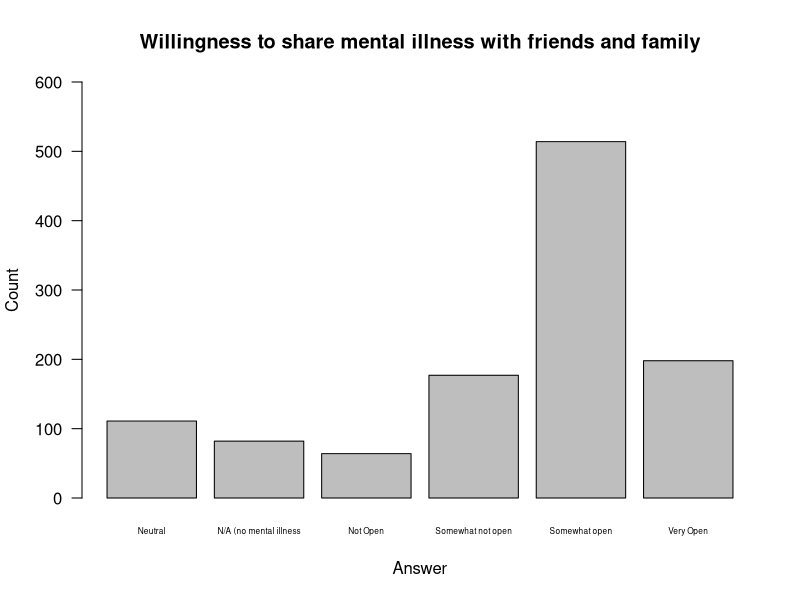
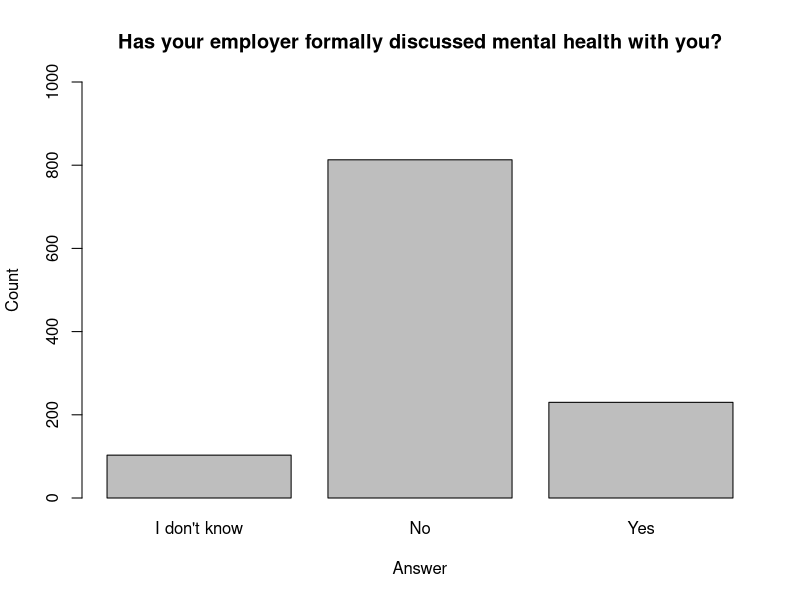
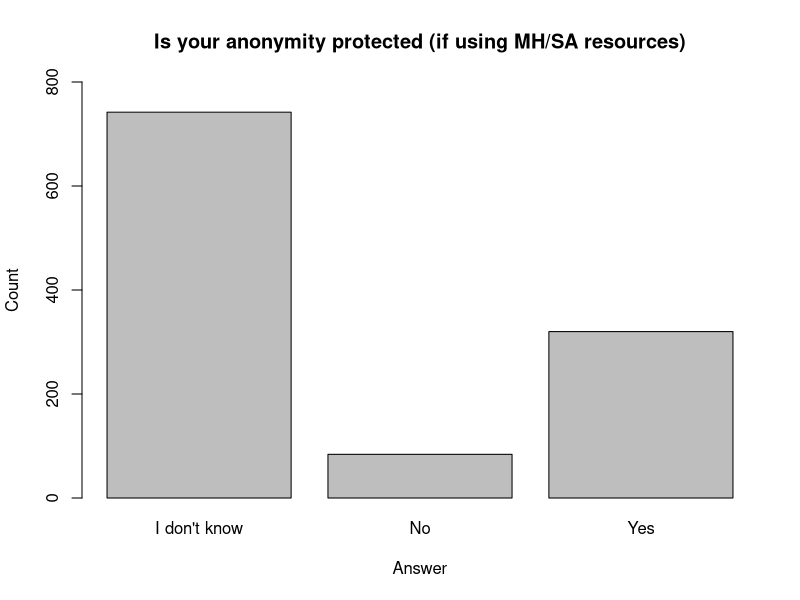
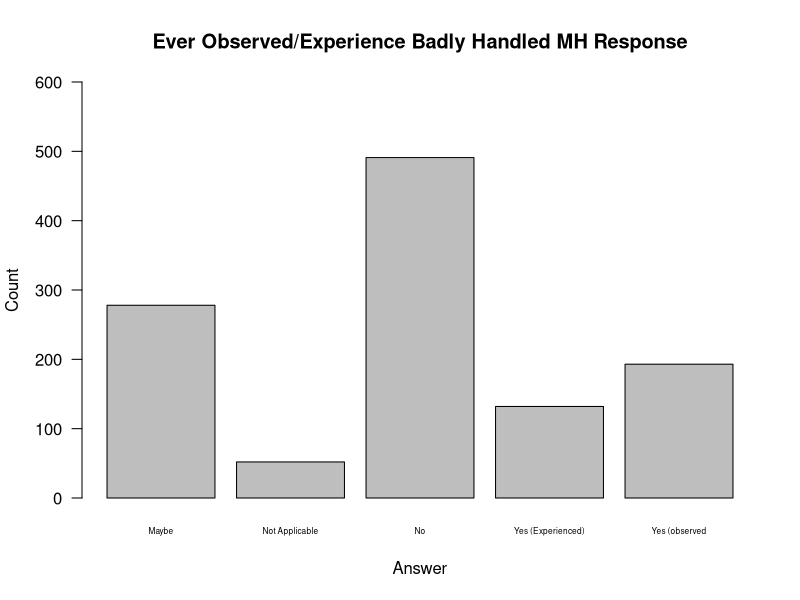
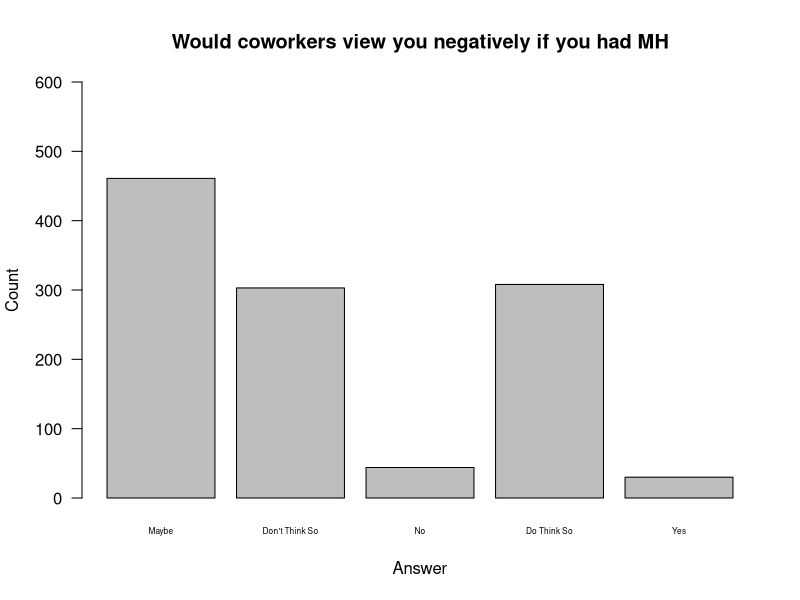
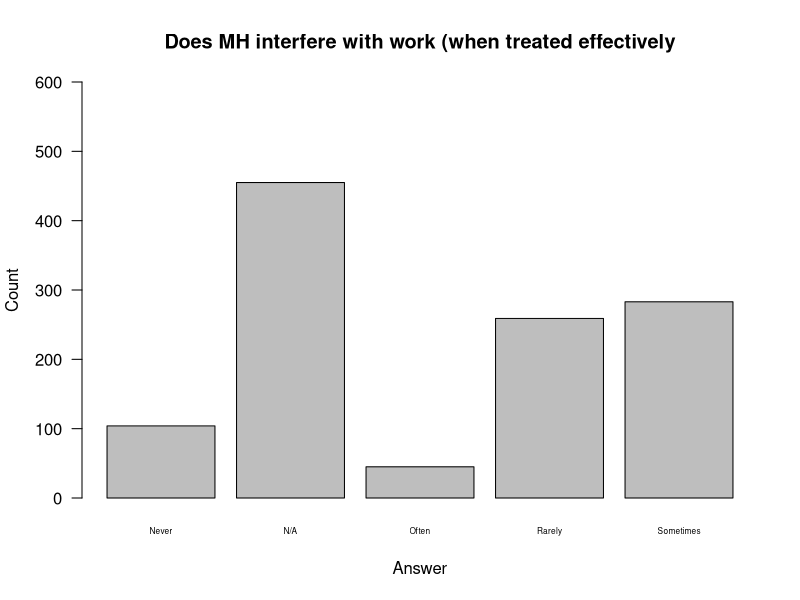
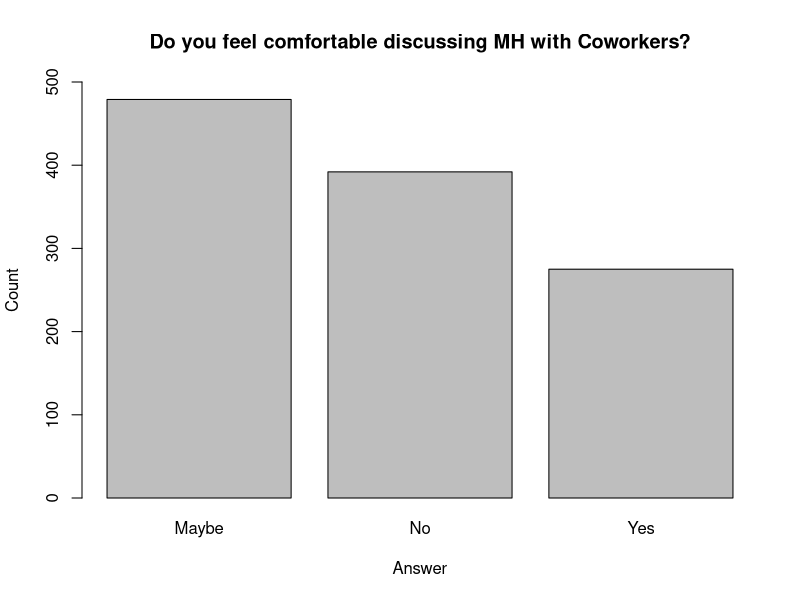

The R source for these figures, in order:
mental <- read.csv("mentalsurvey_clean.csv")

#Do a table showing answers to question: "How many employees does your company or organization have"
table(mental$How.many.employees.does.your.company.or.organization.have)

#Do a table showing answers to question: "How willing would you be to share with friends and family that you have a mental illness?"
table(mental$How.willing.would.you.be.to.share.with.friends.and.family.that.you.have.a.mental.illness.)
#Do a barplot showing answers to question: ""How willing would you be to share with friends and family that you have a mental illness?"
barplot(table(mental$How.willing.would.you.be.to.share.with.friends.and.family.that.you.have.a.mental.illness.), main = "Willingness to share mental illness with friends and family", names.arg=c("Neutral", "N/A (no mental illness", "Not Open", "Somewhat not open", "Somewhat open", "Very Open"), xlab = "Answer", ylab = "Count", ylim=c(0,600), las = 1, cex.names=0.5)

#Do a table showing answers to question: "Has your employer ever formally discussed mental health (for example, as part of a wellness campaign or other official communication)?"
table(mental$Has.your.employer.ever.formally.discussed.mental.health..for.example..as.part.of.a.wellness.campaign.or.other.official.communication..)
#Do a barplot showing answers to question: "Has your employer ever formally discussed mental health (for example, as part of a wellness campaign or other official communication)?"
barplot(table(mental$Has.your.employer.ever.formally.discussed.mental.health..for.example..as.part.of.a.wellness.campaign.or.other.official.communication..), main = "Has your employer formally discussed mental health with you?", xlab = "Answer", ylab = "Count", ylim=c(0,1000))

#Do a table showing answers to question: "Is your anonymity protected if you choose to take advantage of mental health or substance abuse treatment resources provided by your employer?"
table(mental$Is.your.anonymity.protected.if.you.choose.to.take.advantage.of.mental.health.or.substance.abuse.treatment.resources.provided.by.your.employer.)
#Do a barplot showing answers to question: "Is your anonymity protected if you choose to take advantage of mental health or substance abuse treatment resources provided by your employer?"
barplot(table(mental$Is.your.anonymity.protected.if.you.choose.to.take.advantage.of.mental.health.or.substance.abuse.treatment.resources.provided.by.your.employer.), main = "Is your anonymity protected (if using MH/SA resources)", xlab = "Answer", ylab = "Count", ylim=c(0,800))

#Do a table showing answers to question: "Have you observed or experienced an unsupportive or badly handled response to a mental health issue in your current or previous workplace?"
table(mental$Have.you.observed.or.experienced.an.unsupportive.or.badly.handled.response.to.a.mental.health.issue.in.your.current.or.previous.workplace.)
#Do a barplot showing answers to question: "Have you observed or experienced an unsupportive or badly handled response to a mental health issue in your current or previous workplace?"
barplot(table(mental$Have.you.observed.or.experienced.an.unsupportive.or.badly.handled.response.to.a.mental.health.issue.in.your.current.or.previous.workplace.), main = "Ever Observed/Experience Badly Handled MH Response", names.arg=c("Maybe", "Not Applicable", "No", "Yes (Experienced)", "Yes (observed"), xlab = "Answer", ylab = "Count", ylim=c(0,600), las = 1, cex.names=0.5)

#Do a table showing answers to question: "Do you think that team members/co-workers would view you more negatively if they knew you suffered from a mental health issue?"
table(mental$Do.you.think.that.team.members.co.workers.would.view.you.more.negatively.if.they.knew.you.suffered.from.a.mental.health.issue.)
#Do a barplot showing answers to question: "Do you think that team members/co-workers would view you more negatively if they knew you suffered from a mental health issue?"
barplot(table(mental$Do.you.think.that.team.members.co.workers.would.view.you.more.negatively.if.they.knew.you.suffered.from.a.mental.health.issue.), main = "Would coworkers view you negatively if you had MH", names.arg=c("Maybe", "Don't Think So", "No", "Do Think So", "Yes"), xlab = "Answer", ylab = "Count", ylim=c(0,600), las = 1.5, cex.names=0.5)

#Do a table showing answers to quetsion: "If you have a mental health issue, do you feel that it interferes with your work when being treated effectively?"
table(mental$If.you.have.a.mental.health.issue..do.you.feel.that.it.interferes.with.your.work.when.being.treated.effectively.)
#Do a barplot showing answers to quetsion: "If you have a mental health issue, do you feel that it interferes with your work when being treated effectively?"
barplot(table(mental$If.you.have.a.mental.health.issue..do.you.feel.that.it.interferes.with.your.work.when.being.treated.effectively.), main = "Does MH interfere with work (when treated effectively", names.arg=c("Never", "N/A", "Often", "Rarely", "Sometimes"), xlab = "Answer", ylab = "Count", ylim=c(0,600), las = 1.5, cex.names=0.5)

#Do a table showing answers to question: "Would you feel comfortable discussing a mental health disorder with your coworkers?"
table(mental$Would.you.feel.comfortable.discussing.a.mental.health.disorder.with.your.coworkers.)
#Do a barplot showing answers to question: "Would you feel comfortable discussing a mental health disorder with your coworkers?"
barplot(table(mental$Would.you.feel.comfortable.discussing.a.mental.health.disorder.with.your.coworkers.), main = "Do you feel comfortable discussing MH with Coworkers?", xlab = "Answer", ylab = "Count", ylim=c(0,500))

#COMPANY SIZE AND PROVISION OF BENEFITS

#Do a crosstab table showing provision of health benefits by company size
table(mental$How.many.employees.does.your.company.or.organization.have., mental$Does.your.employer.provide.mental.health.benefits.as.part.of.healthcare.coverage.)

#Do a crosstab table showing whether employers discuss MH by company size
table(mental$How.many.employees.does.your.company.or.organization.have., mental$Has.your.employer.ever.formally.discussed.mental.health..for.example..as.part.of.a.wellness.campaign.or.other.official.communication..)

#Do a crosstab table showing whether employers provide other resources by company size
table(mental$How.many.employees.does.your.company.or.organization.have., mental$Does.your.employer.offer.resources.to.learn.more.about.mental.health.concerns.and.options.for.seeking.help.)


#POSSIBLE FACTORS IN WHETHER EMPLOYEE FEELS ASKING FOR LEAVE WOULD BE DIFFICULT

#Answers by Gender (crosstab table)
ELDbG <- table(mental$If.a.mental.health.issue.prompted.you.to.request.a.medical.leave.from.work..asking.for.that.leave.would.be., mental$gender)
ELDbG
#Proportions (as column percentages)
prop.table(ELDbG, 2)
#Chi-Squared (We get a warning that the approximation may be incorrect, likely b/c the other values are small)
chisq.test(ELDbG)

#Answers by Company Size (crosstab table)
ELDbCS <- table(mental$If.a.mental.health.issue.prompted.you.to.request.a.medical.leave.from.work..asking.for.that.leave.would.be., mental$How.many.employees.does.your.company.or.organization.have.)
ELDbCS
#Proportions (as column percentages)
prop.table(ELDbCS, 2)
#Chi-Squared (Small P Value)
chisq.test(ELDbCS)

#Answers by Mental Health Benefit Provision (crosstab table)
ELDbMHB <- table(mental$If.a.mental.health.issue.prompted.you.to.request.a.medical.leave.from.work..asking.for.that.leave.would.be., mental$Does.your.employer.provide.mental.health.benefits.as.part.of.healthcare.coverage.)
ELDbMHB
#Proportions (as column percentages)
prop.table(ELDbMHB, 2)
#Chi-Squared (Small P Value)
chisq.test(ELDbMHB)

#Answers by If Employer Discussed Mental Health (crosstab table)
ELDbEDM <- table(mental$If.a.mental.health.issue.prompted.you.to.request.a.medical.leave.from.work..asking.for.that.leave.would.be., mental$Has.your.employer.ever.formally.discussed.mental.health..for.example..as.part.of.a.wellness.campaign.or.other.official.communication..)
ELDbEDM
#Proportions (as column percentages)
prop.table(ELDbEDM, 2)
#Chi-Squared (Relatively small p value, but we might want to set it at p=01 for chi-squared)
chisq.test(ELDbEDM)

#Answers by If Employer Offers Other Resources (crosstab table)
ELDbEOR <- table(mental$If.a.mental.health.issue.prompted.you.to.request.a.medical.leave.from.work..asking.for.that.leave.would.be., mental$Does.your.employer.offer.resources.to.learn.more.about.mental.health.concerns.and.options.for.seeking.help.)
ELDbEOR
#Proportions (as column percentages)
prop.table(ELDbEOR, 2)
#Chi-Squared (Small p value)
chisq.test(ELDbEOR)

#Answers by Experience With Poor Response (crosstab table)
ELDbPR <- table(mental$If.a.mental.health.issue.prompted.you.to.request.a.medical.leave.from.work..asking.for.that.leave.would.be., mental$Have.you.observed.or.experienced.an.unsupportive.or.badly.handled.response.to.a.mental.health.issue.in.your.current.or.previous.workplace.)
ELDbPR
#Proportions (as column percentages)
prop.table(ELDbPR, 2)
#Chi-Squared (Small p value)
chisq.test(ELDbPR)


#POSSIBLE FACTORS IN COMFORT WITH DISCUSSING MH WITH SUPERVISORS

#Answers by Gender (Counts)
MHbG <- table(mental$Would.you.feel.comfortable.discussing.a.mental.health.disorder.with.your.direct.supervisor.s.., mental$gender)
MHbG
#Proportions (as column percentages)
prop.table(MHbG, 2)
#Chi-Squared (the p value is very large, which indicates that differences among genders is probably not significant)
chisq.test(MHbG)

#Answers by Company Size (crosstab table)
MHbCS <- table(mental$Would.you.feel.comfortable.discussing.a.mental.health.disorder.with.your.direct.supervisor.s.., mental$How.many.employees.does.your.company.or.organization.have.)
MHbCS
#Proportions (as column percentages)
prop.table(MHbCS, 2)
#Chi-Squared (the p value is just over .05 which means it is probably not significant)
chisq.test(MHbCS)

#Answers by Mental Health Benefit Provision (crosstab table)
MHbMHB <- table(mental$Would.you.feel.comfortable.discussing.a.mental.health.disorder.with.your.direct.supervisor.s.., mental$Does.your.employer.provide.mental.health.benefits.as.part.of.healthcare.coverage.)
MHbMHB
#Proportions (as column percentages)
prop.table(MHbMHB, 2)
#Chi-Squared (the p value is very small, but I don't know if Chi-Squared is good for a large dataset)
chisq.test(MHbMHB)

#Answers by If Employer Discussed Mental Health (crosstab table)
MHbEDM <- table(mental$Would.you.feel.comfortable.discussing.a.mental.health.disorder.with.your.direct.supervisor.s.., mental$Has.your.employer.ever.formally.discussed.mental.health..for.example..as.part.of.a.wellness.campaign.or.other.official.communication..)
MHbEDM
#Proportions (as column percentages)
prop.table(MHbEDM, 2)
#Chi-Squared (the p value is very small, but I don't know if Chi-Squared is good for a large dataset)
chisq.test(MHbEDM)

#Answers by If Employer Offers Other Resources (crosstab table)
MHbEOR <- table(mental$Would.you.feel.comfortable.discussing.a.mental.health.disorder.with.your.direct.supervisor.s.., mental$Does.your.employer.offer.resources.to.learn.more.about.mental.health.concerns.and.options.for.seeking.help.)
MHbEOR
#Proportions (as column percentages)
prop.table(MHbEOR, 2)
#Chi-Squared (the p value is very small, but I don't know if Chi-Squared is good for a large dataset)
chisq.test(MHbEOR)

#Answers by Experience With Poor Response (crosstab table)
MHbPR <- table(mental$Would.you.feel.comfortable.discussing.a.mental.health.disorder.with.your.direct.supervisor.s.., mental$Have.you.observed.or.experienced.an.unsupportive.or.badly.handled.response.to.a.mental.health.issue.in.your.current.or.previous.workplace.)
MHbPR
#Proportions (as column percentages)
prop.table(MHbPR, 2)
#Chi-Squared (the p value is very small, but I don't know if Chi-Squared is good for a large dataset)
chisq.test(MHbPR)

#POSSIBLE FACTORS IN COMFORT WITH DISCUSSING MH WITH COWORKERS

#Answers by Gender (crosstab table)
MHCbG <- table(mental$Would.you.feel.comfortable.discussing.a.mental.health.disorder.with.your.coworkers., mental$gender)
MHCbG
#Proportions (as column percentages)
prop.table(MHCbG, 2)
#Chi-Squared (the p value is large, which indicates differences among gender is not stat sig)
chisq.test(MHCbG)

#Answers by Company Size (crosstab table)
MHCbCS <- table(mental$Would.you.feel.comfortable.discussing.a.mental.health.disorder.with.your.coworkers., mental$How.many.employees.does.your.company.or.organization.have.)
MHCbCS
#Proportions (as column percentages)
prop.table(MHCbCS, 2)
#Chi-Squared (the p value is small)
chisq.test(MHCbCS)

#Answers by Mental Health Benefit Provision (crosstab table)
MHCbMHB <- table(mental$Would.you.feel.comfortable.discussing.a.mental.health.disorder.with.your.coworkers., mental$Does.your.employer.provide.mental.health.benefits.as.part.of.healthcare.coverage.)
MHCbMHB
#Proportions (as column percentages)
prop.table(MHCbMHB, 2)
#Chi-Squared (the p value is small)
chisq.test(MHCbMHB)

#Answers by If Employer Discussed Mental Health (crosstab table)
MHCbEDM <- table(mental$Would.you.feel.comfortable.discussing.a.mental.health.disorder.with.your.coworkers., mental$Has.your.employer.ever.formally.discussed.mental.health..for.example..as.part.of.a.wellness.campaign.or.other.official.communication..)
MHCbEDM
#Proportions (as column percentages)
prop.table(MHCbEDM, 2)
#Chi-Squared (the p value is small)
chisq.test(MHCbEDM)

#Answers by If Employer Offers Other Resources (crosstab table)
MHCbEOR <- table(mental$Would.you.feel.comfortable.discussing.a.mental.health.disorder.with.your.coworkers., mental$Does.your.employer.offer.resources.to.learn.more.about.mental.health.concerns.and.options.for.seeking.help.)
MHCbEOR
#Proportions (as column percentages)
prop.table(MHCbEOR, 2)
#Chi-Squared (the p value is small)
chisq.test(MHCbEOR)

#Answers by Experience With Poor Response (crosstab table)
MHCbPR <- table(mental$Would.you.feel.comfortable.discussing.a.mental.health.disorder.with.your.coworkers., mental$Have.you.observed.or.experienced.an.unsupportive.or.badly.handled.response.to.a.mental.health.issue.in.your.current.or.previous.workplace.)
MHCbPR
#Proportions (as column percentages)
prop.table(MHCbPR, 2)
#Chi-Squared (the p value is small)
chisq.test(MHCbPR)

#Answers by Perception Coworkers Will View You Negatively if you had MH issue
MHCbCN <- table(mental$Would.you.feel.comfortable.discussing.a.mental.health.disorder.with.your.coworkers., mental$Do.you.think.that.team.members.co.workers.would.view.you.more.negatively.if.they.knew.you.suffered.from.a.mental.health.issue.)
MHCbCN
#Proportions (as column percentages)
prop.table(MHCbCN, 2)
#Chi-Squared (the p value is small)
chisq.test(MHCbCN)

# ISSUES
# Having a hard time with making the location of a legend in a side-by-side bar chart not overlap with chart.  Maybe do a mosaic plot?
# I am having an awful time reordering the columns so it is in Ascending Order. Stack Overflow isn't helpful at all.